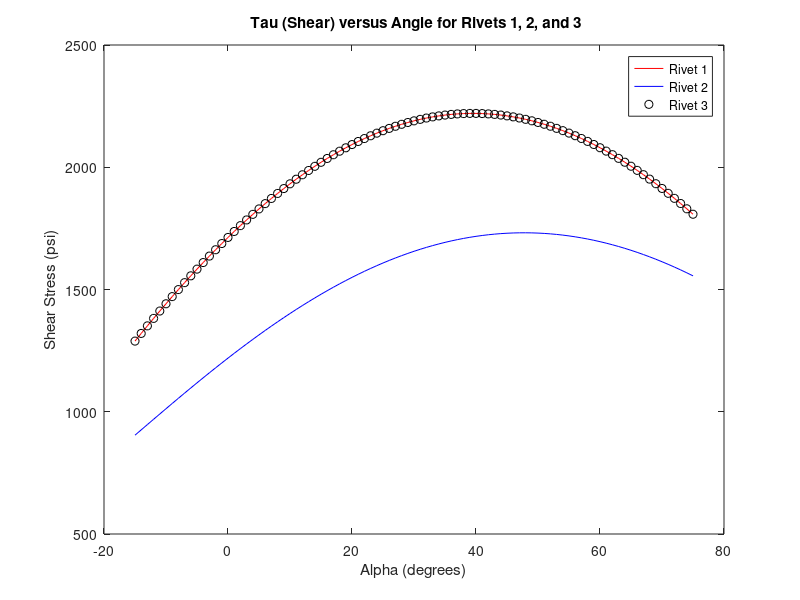
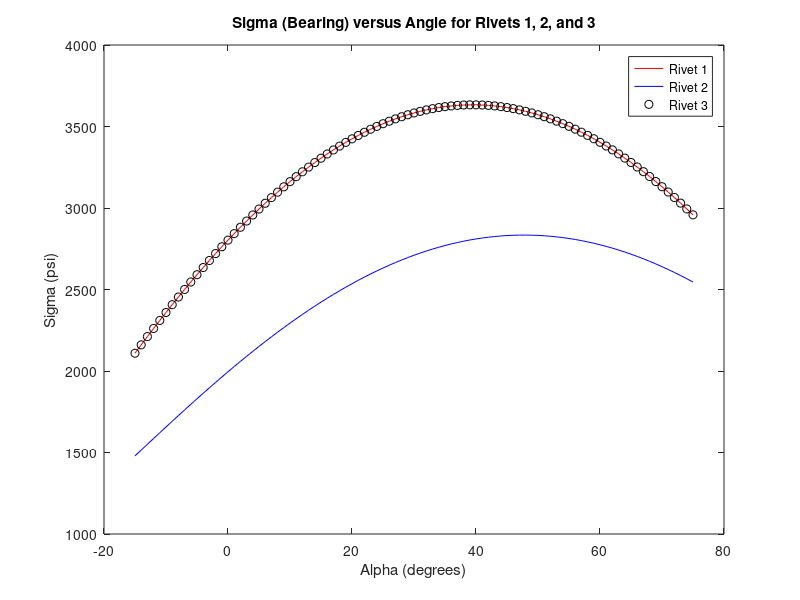
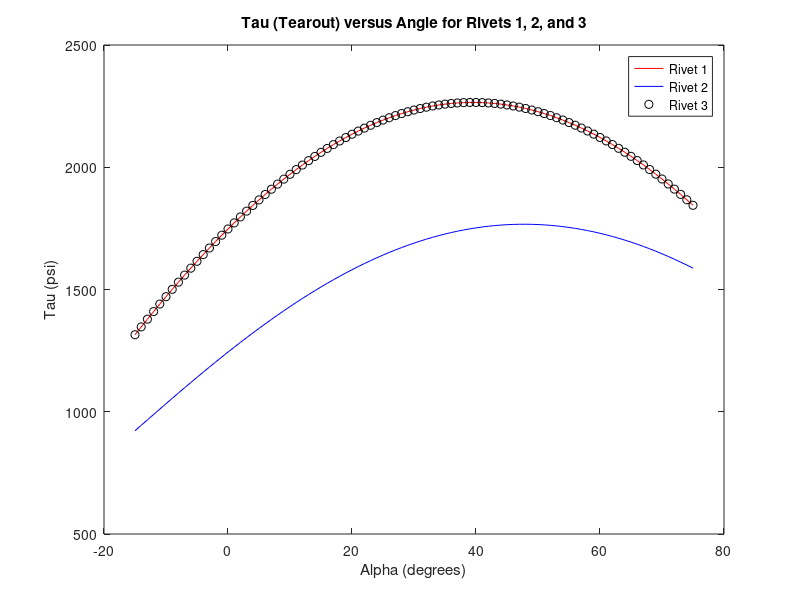
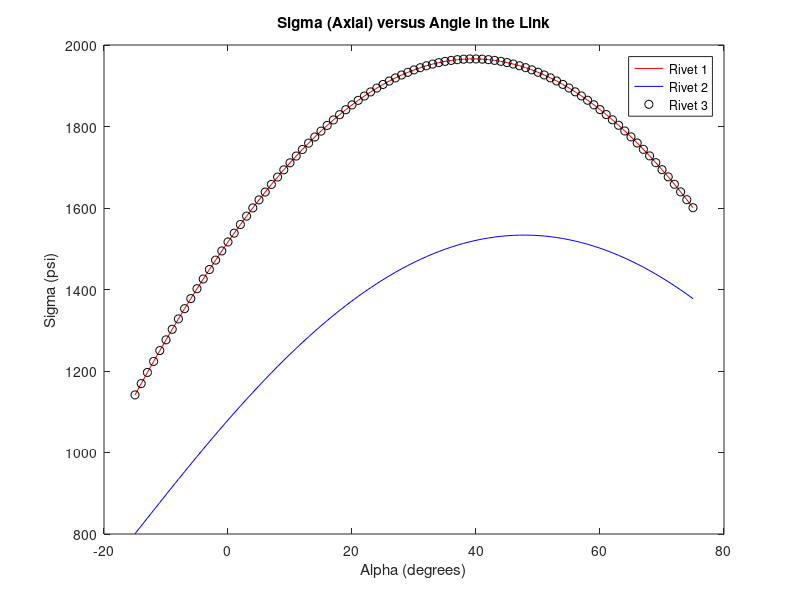

Source code (MATLAB) for these figures, in order:
%%%%%%%%%%%%%%%%%%%%%%%%%%%%%%%%%%%%%%%%%%%%%%%%%%%%%%%%%%%%%%%%%%%%%%%%%%%
% Ian Landwehr, Sam Alvares, and Sam Ridgley
% March 23rd, 2021
%
% ME480: Machine Component Design
% Dr. Constans
% Spring 2021
%
%%%%%%%%%%%%%%%%%%%%%%%%%%%%%%%%%%%%%%%%%%%%%%%%%%%%%%%%%%%%%%%%%%%%%%%%%%%

clc ; clear all ;close all ;





%% Given Measurements for the Free Body Diagram
x1 = 1.032 ;  % inches
x2 = 0 ;      % inches
x3 = 2.825 ;  % inches
x4 = 9.625 ;  % inches
y1 = 5.936 ;  % inches
y2 = 0 ;      % inches
y3 = 1.16 ;   % inches
y4 = 7.9375 ; % inches
pin_diameter = 0.25 ; % inches
theta = 20.577 * (pi/180) ; % (refers to the theta (in radians) calculated using Pythagorean theorem)
t_arm = 0.09 ; % inches (refers to the thickness of the arm)
t_link = 0.09 ; % inches (refers to the thickness of the link)
thickness = 0.09 ; % since values for arm and link are the same for simplicity
Force = 20 ; % lbf (refers to half the force applied to the handle due to symmetry)
FOS = 1.8 ; % (refers to the Factor of Safety required)
alpha_degrees = -15:75 ; % (refers to alpha angle range in degrees)
alpha = alpha_degrees * (pi/180) ; % (refers to alpha angle converted from degrees to radians)
zero_degree_index = 16 ; % (refers to the index at which alpha is zero degrees)
ten_degree_index = 26  ; % (refers to the index at which alpha is ten degrees)

%% Determining Numerical Values for Reaction Forces at Pins 1, 2, and 3

% The intermediate, variable solutions were documented in Maple using the
% system of four equations to solve for the four unknowns. The four
% reaction force values were documented as follows:

F1 = Force * (sin(alpha)*y4 + cos(alpha)*x4) / (sin(theta)*y3 + cos(theta)*x3) ; 
F3 = Force * (sin(alpha)*y4 + cos(alpha)*x4) / (sin(theta)*y3 + cos(theta)*x3) ; 
F2_x = -(Force)*(sin(alpha)*sin(theta)*y3 - sin(alpha)*sin(theta)*y4 + sin(alpha)*cos(theta)*x3 - sin(theta)*cos(alpha)*x4) / (sin(theta)*y3 + cos(theta)*x3) ; % x-component of the force present at rivet 2
F2_y = -(Force)*(sin(alpha)*cos(theta)*y4 - sin(theta)*cos(alpha)*y3 - cos(alpha)*cos(theta)*x3 + cos(alpha)*cos(theta)*x4) / (sin(theta)*y3 + cos(theta)*x3) ; % y-component of the force present at rivet 2
F2 = sqrt( (F2_x).^2 + (F2_y).^2 ) ; % Combine the x and y component force vectors for rivet 2. 

% Below are intermediate calculations

fprintf('This is F1 with alpha at zero degrees')
F1(zero_degree_index)
fprintf('This is F1 with alpha at ten degrees')
F1(ten_degree_index)
fprintf('This is F2x with alpha at zero degrees')
F2_x(zero_degree_index)
fprintf('This is F2x with alpha at ten degrees')
F2_x(ten_degree_index)
fprintf('This is F2y with alpha at zero degrees')
F2_y(zero_degree_index)
fprintf('This is F2y with alpha at ten degrees')
F2_y(ten_degree_index)
fprintf('This is F2 with alpha at zero degrees')
F2(zero_degree_index)
fprintf('This is F2 with alpha at ten degrees')
F2(ten_degree_index)
fprintf('This is F3 with alpha at zero degrees')
F3(zero_degree_index)
fprintf('This is F3 with alpha at ten degrees')
F3(ten_degree_index)

%% Calculation of Shear Stress (DOUBLE-CHECK THIS SECTION)

pin_radius_outer = 1/8 ; % inches
pin_thickness = 1/16 ; % inches
pin_radius_inner = pin_radius_outer - pin_thickness ; % inches
pin_inner_area = pi * pin_radius_inner^2 ; % inches^2
pin_outer_area = pi * pin_radius_outer^2 ; % inches^2


Area_Pin =  pin_outer_area - pin_inner_area ; % inches^2
Tau_Pin_1_Shear = F1 / Area_Pin ; % psi
Tau_Pin_2_Shear = F2 / Area_Pin ; % psi
Tau_Pin_3_Shear = F3 / Area_Pin ; % psi

%% Plotting Different Shear Stresses at Rivets 1, 2, and 3

figure(1)
plot(alpha_degrees, Tau_Pin_1_Shear, '-r') ;
hold on 
plot(alpha_degrees, Tau_Pin_2_Shear, '-b') ;
hold on 
plot(alpha_degrees, Tau_Pin_3_Shear, 'ko') ;
xlabel('Alpha (degrees)') ;
ylabel('Shear Stress (psi)') ;
title(' Tau (Shear) versus Angle for Rivets 1, 2, and 3') ;
legend('Rivet 1', 'Rivet 2', 'Rivet 3') ;



%% Maximum Shear Strength Calculation

% Making an array with the maximum shear stress of any pin occurs at Rivets
% 1/3 as shown in Figure 1. We therefore know that the maximum shear stress
% is always on pins located at rivet 1 and rivet 3 (with the same value). 

Maximum_Tau_Shear = Tau_Pin_3_Shear ;

% Calculate the shear strength given the FOS above and the assumption that
% a material's strength in shear is 1/2 its strength in tension. 

Shear_Strength = 2 * Maximum_Tau_Shear * FOS ;

%% Calculation of Bearing Stress

% We know that the bearing stress will be the same in the link and the arm
% beacuse they have the same diameter and thickness. 

Area_Bearing = pin_diameter * thickness ;
Sigma_Pin_1_Bearing = F1 / Area_Bearing ;
Sigma_Pin_2_Bearing = F2 / Area_Bearing ;
Sigma_Pin_3_Bearing = F3 / Area_Bearing ;

%% Plotting Different Bearing Stresses at Rivets 1, 2, and 3
figure(2)
plot(alpha_degrees, Sigma_Pin_1_Bearing, '-r') ;
hold on 
plot(alpha_degrees, Sigma_Pin_2_Bearing, '-b') ;
hold on 
plot(alpha_degrees, Sigma_Pin_3_Bearing, 'ko') ;
xlabel('Alpha (degrees)') ;
ylabel('Sigma (psi)') ;
title('Sigma (Bearing) versus Angle for Rivets 1, 2, and 3') ;
legend('Rivet 1', 'Rivet 2', 'Rivet 3') ;



%% Maximum Bearing Strength Calculation

% From Figure 2, we know the highest bearing stress will occur at pins 1
% and 3 because they experience the highest force and all the pins have the
% same area

Maximum_Sigma_Bearing = Sigma_Pin_3_Bearing ;

% Calculate the bearing strength given the FOS above

Bearing_Strength = Maximum_Sigma_Bearing * FOS ;



%% Calculation of the Tearout Stress

x = sqrt((.42)^2-(.125)^2) ;
Area_Tearout = x * thickness ;

Tau_Pin_1_Tearout = F1 / Area_Tearout ;
Tau_Pin_2_Tearout = F2 / Area_Tearout ;
Tau_Pin_3_Tearout = F3 / Area_Tearout ;



%% Plotting Different Tearout Stresses at Rivets 1, 2, and 3

figure(3)
plot(alpha_degrees, Tau_Pin_1_Tearout, '-r') ;
hold on 
plot(alpha_degrees, Tau_Pin_2_Tearout, '-b') ;
hold on 
plot(alpha_degrees, Tau_Pin_3_Tearout, 'ko') ;
xlabel('Alpha (degrees)') ;
ylabel('Tau (psi)') ;
title('Tau (Tearout) versus Angle for Rivets 1, 2, and 3') ;
legend('Rivet 1', 'Rivet 2', 'Rivet 3') ;



%% Maximum Tearout Strength Calculation 

% From Figure 3, we know the highest tearout stress will occur at pins 1
% and 3 because they experience the highest force and all the pins have the
% same area. 

Maximum_Tau_Tearout = Tau_Pin_3_Tearout ;

% Calculate the tearout strength given the FOS above and the assumption
% that a material's strength in shear is 1/2 its strength in tension.

Tearout_Strength = 2* Maximum_Tau_Tearout * FOS ;


%% Calculation of the Axial Stress

Area_Axial = thickness * .462 ;

Sigma_Pin_1_Axial = F1 / Area_Axial ;
Sigma_Pin_2_Axial = F2 / Area_Axial ;
Sigma_Pin_3_Axial = F3 / Area_Axial ;



%% Plotting Different Axial Stresses in the Link

figure(4)
plot(alpha_degrees, Sigma_Pin_1_Axial, '-r') ;
hold on 
plot(alpha_degrees, Sigma_Pin_2_Axial, '-b') ;
hold on 
plot(alpha_degrees, Sigma_Pin_3_Axial, 'ko') ;
xlabel('Alpha (degrees)') ;
ylabel('Sigma (psi)') ;
title('Sigma (Axial) versus Angle in the Link') ;
legend('Rivet 1', 'Rivet 2', 'Rivet 3') ;



%% Maximum Axial Strength Calculation

Maximum_Sigma_Axial = Sigma_Pin_3_Axial ;

% Calculate the axial strength given the FOS above

Axial_Strength = Maximum_Sigma_Axial * FOS ;



%% Completing the "Basic" Level Calculations (alpha is 0 degrees)

Shear_Strength_0 = Shear_Strength(zero_degree_index) ;
Bearing_Strength_0 = Bearing_Strength(zero_degree_index) ;
Tearout_Strength_0 = Tearout_Strength(zero_degree_index) ;
Axial_Strength_0 = Axial_Strength(zero_degree_index) ;



%% Completing the "Medium" Level Calculations (alpha is 10 degrees)

Shear_Strength_10 = Shear_Strength(ten_degree_index) ;
Bearing_Strength_10 = Bearing_Strength(ten_degree_index) ;
Tearout_Strength_10 = Tearout_Strength(ten_degree_index) ;
Axial_Strength_10 = Axial_Strength(ten_degree_index) ;



%% Completing the "Advanced" Level Calculations
% Computing Force on Can

% From the FBD the force on the can can be calculated from the force on the
% pin C
figure(5)
F_can = 2*F1.*cos(theta);
plot(alpha_degrees,F_can,'.k');
title('Force on the Can versus Angle')
xlabel('Angle (degrees)')
ylabel('Force (lbf)')


figure(6)
plot(alpha_degrees, Shear_Strength,'.m') ;
hold on
plot(alpha_degrees, Bearing_Strength,'.b') ;
hold on
plot(alpha_degrees, Tearout_Strength,'.g') ;
hold on
plot(alpha_degrees, Axial_Strength, '.r') ;
hold off

title('Strengths with Respect to Stress Type') ;
xlabel('Alpha (Degrees)') ;
ylabel('Stress (psi)') ;
legend('Shear', 'Bearing', 'Tearout', 'Axial') ;